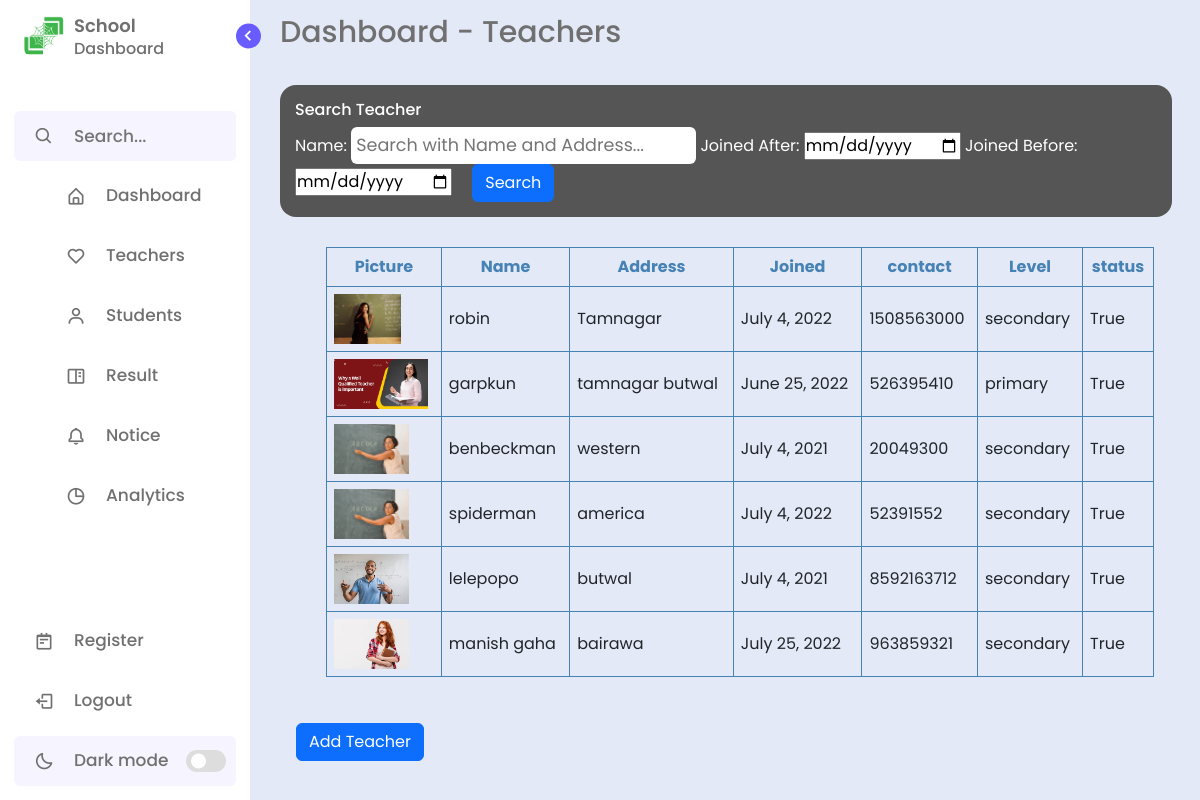
Screenshot of /teacher-dashboard/ (signed in) with the database file from the repository.
### adminsite/models.py (models this page shows, shortened)
class Teacher(models.Model):
    TEACHES = {
        ('primary','primary'),
        ('secondary','secondary'),
    }
    image = models.ImageField(default = '',upload_to = '')
    name = models.CharField(max_length=150)
    address = models.CharField(max_length=150)
    joined_date = models.DateField(auto_now=False,auto_now_add=False)
    contact = models.CharField(max_length=20)
    teaches = models.CharField(max_length=30,choices=TEACHES,default='primary')
    status = models.BooleanField(default=False)

### adminsite/views.py (the view)
# urls.py: path('teacher-dashboard/',views.teacherDash,name='teacher-dashboard'),
@login_required(login_url='login')
def teacherDash(request):
    teachers = Teacher.objects.all()
    q = request.GET.get('q')
    joinedAfter = request.GET.get('joined-after')
    joinedBefore = request.GET.get('joined-before')
    def is_valid_param(param):
        return param != '' and param is not None
    if is_valid_param(q):
        teachers = teachers.filter(name__icontains = q)
    if is_valid_param(joinedAfter):
        teachers = teachers.filter(joined_date__gte = joinedAfter)
    if is_valid_param(joinedBefore):
        teachers = teachers.filter(joined_date__lt = joinedBefore)
    context = {
        'teachers':teachers,
    }
    return render(request,'adminsite/teacher_dash.html',context)

### adminsite/templates/adminsite/teacher_dash.html (shortened to what this page needs)
{% extends 'adminsite/main_dash.html' %}
{% block content %}
<section class="home">
    <div class="text">Dashboard - Teachers</div>
    <div class = 'teacher'>
        <div class="search">
            <h6> Search Teacher </h6>
            <form method="get">
                <label for = 'name'>Name: </label>
                <input id = 'name'  name = 'q' type="search" placeholder="Search with Name and Address..." aria-label="Search">
                <label for = 'joined-after'>Joined After: </label>
                <input id = 'joined-after'  name = 'joined-after' type="date" aria-label="Search">
                <label for = 'joined-before'>Joined Before: </label>
                <input id = 'joined-before'  name = 'joined-before' type="date" aria-label="Search">
                <button class="btn btn-primary mx-3" type="submit">Search</button>
            </form>
        </div>
            <table>
                <tr>
                    <th>Picture </th>
                    <th>Name </th>
                    <th>Address  </th>
                    <th>Joined  </th>
                    <th>contact </th>
                    <th>Level </th>
                    <th>status </th>
                </tr>
                {% for teacher in teachers  %}
                        <tr>
                            <td><img src ="/images/{{teacher.image}}"></td>
                            <td>{{teacher.name}}</td>
                            <td>{{teacher.address}}</td>
                            <td>{{teacher.joined_date}}</td>
                            <td>{{teacher.contact}}</td>
                            <td> {{teacher.teaches}}</td>
                            <td>{{teacher.status}}</td>
                        </tr>
                {% endfor %}
            </table>
        <a class='btn btn-primary my-3 mx-3' href = "{% url 'add-teacher' %}">Add Teacher </a>
    </div>
</section>
{% endblock content %}

### adminsite/templates/adminsite/main_dash.html (shortened to what this page needs)
{% load static %}
<!DOCTYPE html>
<html lang="en">
<head>
<link href="https://cdn.jsdelivr.net/npm/bootstrap@5.2.0-beta1/dist/css/bootstrap.min.css" rel="stylesheet">
    <link rel="stylesheet" href="{% static 'css/dashboard.css' %}">
    <link href='https://unpkg.com/boxicons@2.1.1/css/boxicons.min.css' rel='stylesheet'>
</head>
<body>
    <nav class="sidebar">
        <header>
            <div class="image-text">
                <span class="image">
                    <img src="{% static 'images/logo.png' %}" alt="">
                </span>
                <div class="text logo-text">
                    <span class="name">School</span>
                    <span class="profession">   Dashboard</span>
                </div>
            </div>
            <i class='bx bx-chevron-right toggle'></i>
        </header>
        <div class="menu-bar">
            <div class="menu">
                <li class="search-box">
                    <i class='bx bx-search icon'></i>
                    <input type="text" placeholder="Search...">
                </li>
                <ul class="menu-links">
                    <li class="nav-link">
                        <a href="/admin-dashboard">
                            <i class='bx bx-home-alt icon' ></i>
                            <span class="text nav-text">Dashboard</span>
                        </a>
                    </li>
                    <li class="nav-link">
                        <a href="/teacher-dashboard">
                            <i class='bx bx-heart icon'></i>
                           <span class="text nav-text">Teachers</span>
                        </a>
                    </li>
                    <li class="nav-link">
                        <a href="/student-dashboard">
                            <i class='bx bx-user icon'></i>
                           <span class="text nav-text">Students</span>
                        </a>
                    </li>
                    <li class="nav-link">
                        <a href="{% url 'result' %}">
                            <i class='bx bx-book-content icon'></i>
                            <span class="text nav-text">Result</span>
                        </a>
                    </li>
                    <li class="nav-link">
                        <a href="{% url 'notice' %}">
                            <i class='bx bx-bell icon'></i>
                            <span class="text nav-text">Notice</span>
                        </a>
                    </li>
                    <li class="nav-link">
                        <a href="">
                            <i class='bx bx-pie-chart-alt icon' ></i>
                            <span class="text nav-text">Analytics</span>
                        </a>
                    </li>
                </ul>
            </div>
            <div class="bottom-content">
                {% if user.is_staff %}
                <li class="">
                    <a href="">
                        <i class='bx bx-notepad icon'></i>
                        <span class="text nav-text">Register</span>
                    </a>
                </li>
                {% endif %}
                <li class="">
                    <a href="{% url 'logout' %}">
                        <i class='bx bx-log-out icon' ></i>
                        <span class="text nav-text">Logout</span>
                    </a>
                </li>
                <li class="mode">
                    <div class="sun-moon">
                        <i class='bx bx-moon icon moon'></i>
                    </div>
                    <span class="mode-text text">Dark mode</span>
                    <div class="toggle-switch">
                        <span class="switch"></span>
                    </div>
                </li>
            </div>
        </div>
    </nav>
{% block content %}
{% endblock content %}
</body>
</html>

### static/css/dashboard.css (style rules this page uses)
* { margin: 0; padding: 0; box-sizing: border-box; font-family: 'Poppins', sans-serif; }
:root { --body-color: #E4E9F7; --sidebar-color: #FFF; --primary-color: #695CFE; --primary-color-light: #F6F5FF; --toggle-color: #DDD; --text-color: #707070; --tran-03: all 0.2s ease; --tran-03: all 0.3s ease; --tran-04: all 0.3s ease; --tran-05: all 0.3s ease; }
body { min-height: 100vh; background-color: var(--body-color); transition: var(--tran-05); }
.sidebar { position: fixed; top: 0; left: 0; height: 100%; width: 250px; padding: 10px 14px; background: var(--sidebar-color); transition: var(--tran-05); z-index: 100; }
.sidebar li { height: 50px; list-style: none; display: flex; align-items: center; margin-top: 10px; }
.sidebar header .image, .sidebar .icon { min-width: 60px; border-radius: 6px; }
.sidebar .icon { min-width: 60px; border-radius: 6px; height: 100%; display: flex; align-items: center; justify-content: center; font-size: 20px; }
.sidebar .text, .sidebar .icon { color: var(--text-color); transition: var(--tran-03); }
.sidebar .text { font-size: 17px; font-weight: 500; white-space: nowrap; opacity: 1; }
.sidebar header { position: relative; }
.sidebar header .image-text { display: flex; align-items: center; }
.sidebar header .logo-text { display: flex; flex-direction: column; }
header .image-text .name { margin-top: 2px; font-size: 18px; font-weight: 600; }
header .image-text .profession { font-size: 16px; margin-top: -2px; display: block; }
.sidebar header .image { display: flex; align-items: center; justify-content: center; }
.sidebar header .image img { width: 40px; border-radius: 6px; }
.sidebar header .toggle { position: absolute; top: 50%; right: -25px; transform: translateY(-50%) rotate(180deg); height: 25px; width: 25px; background-color: var(--primary-color); color: var(--sidebar-color); border-radius: 50%; display: flex; align-items: center; justify-content: center; font-size: 22px; cursor: pointer; transition: var(--tran-05); }
.sidebar .menu { margin-top: 40px; }
.sidebar li.search-box { border-radius: 6px; background-color: var(--primary-color-light); cursor: pointer; transition: var(--tran-05); }
.sidebar li.search-box input { height: 100%; width: 100%; outline: none; border: none; background-color: var(--primary-color-light); color: var(--text-color); border-radius: 6px; font-size: 17px; font-weight: 500; transition: var(--tran-05); }
.sidebar li a { list-style: none; height: 100%; background-color: transparent; display: flex; align-items: center; height: 100%; width: 100%; border-radius: 6px; text-decoration: none; transition: var(--tran-03); }
.sidebar .menu-bar { height: calc(100% - 55px); display: flex; flex-direction: column; justify-content: space-between; overflow-y: scroll; }
.sidebar .menu-bar .mode { border-radius: 6px; background-color: var(--primary-color-light); position: relative; transition: var(--tran-05); }
.menu-bar .mode .sun-moon { height: 50px; width: 60px; }
.mode .sun-moon i { position: absolute; }
.menu-bar .bottom-content .toggle-switch { position: absolute; right: 0; height: 100%; min-width: 60px; display: flex; align-items: center; justify-content: center; border-radius: 6px; cursor: pointer; }
.toggle-switch .switch { position: relative; height: 22px; width: 40px; border-radius: 25px; background-color: var(--toggle-color); transition: var(--tran-05); }
.switch::before { content: ''; position: absolute; height: 15px; width: 15px; border-radius: 50%; top: 50%; left: 5px; transform: translateY(-50%); background-color: var(--sidebar-color); transition: var(--tran-04); }
.home { position: absolute; top: 0; top: 0; left: 250px; width: calc(100% - 250px); background-color: var(--body-color); transition: var(--tran-05); }
.home .text { font-size: 30px; font-weight: 500; color: var(--text-color); padding: 10px 30px; }

### adminsite/templates/adminsite/teacher_dash.html (style rules this page uses)
.teacher { margin-left: 30px; }
.btn { width: max-content; }
table { width: 90%; margin: 30px auto; }
table th { text-align: center; color: steelblue; }
input[type = 'search'] { width: 40%; padding: 5px; outline: 0px; font-size: 1.1rem; border-radius: 6px; border: 0px; }
table tr td, table tr th { border: 1px solid steelblue; padding: 7px; }
table tr td img { height: 50px; margin: 0px auto; }
.search { margin-top: 20px; color: #fff; background-color: #555; width: 97%; padding: 15px; border-radius: 16px; }

### rows the page displays
Teacher: image (picture), name "robin", address "Tamnagar", joined_date "July 4, 2022", contact "1508563000", teaches "secondary", status "True"
Teacher: image (picture), name "garpkun", address "tamnagar butwal", joined_date "June 25, 2022", contact "526395410", teaches "primary", status "True"
Teacher: image (picture), name "benbeckman", address "western", joined_date "July 4, 2021", contact "20049300", teaches "secondary", status "True"
Teacher: image (picture), name "spiderman", address "america", joined_date "July 4, 2022", contact "52391552", teaches "secondary", status "True"
Teacher: image (picture), name "lelepopo", address "butwal", joined_date "July 4, 2021", contact "8592163712", teaches "secondary", status "True"
Teacher: image (picture), name "manish gaha", address "bairawa", joined_date "July 25, 2022", contact "963859321", teaches "secondary", status "True"
